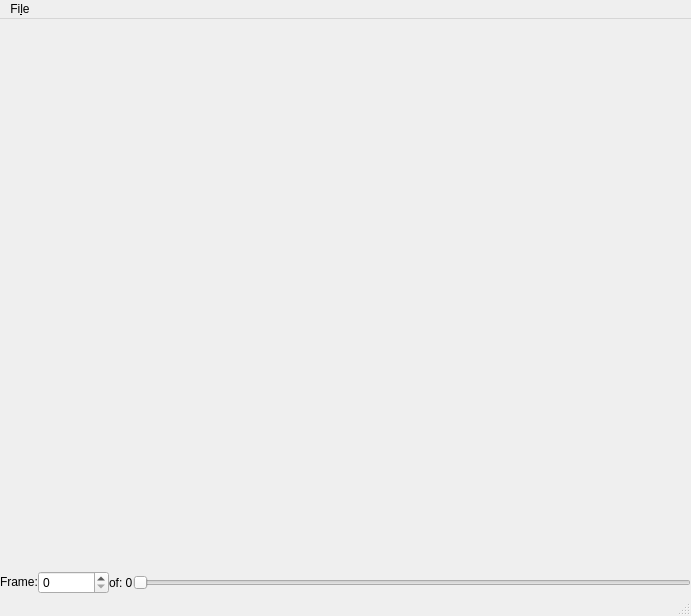
<?xml version="1.0" encoding="UTF-8"?>
<ui version="4.0">
 <class>ImageViewerWindow</class>
 <widget class="QMainWindow" name="ImageViewerWindow">
  <property name="geometry">
   <rect>
    <x>0</x>
    <y>0</y>
    <width>691</width>
    <height>616</height>
   </rect>
  </property>
  <property name="sizePolicy">
   <sizepolicy hsizetype="Expanding" vsizetype="Expanding">
    <horstretch>0</horstretch>
    <verstretch>0</verstretch>
   </sizepolicy>
  </property>
  <property name="windowTitle">
   <string>Image Viewer</string>
  </property>
  <widget class="QWidget" name="centralwidget">
   <property name="sizePolicy">
    <sizepolicy hsizetype="Expanding" vsizetype="Expanding">
     <horstretch>0</horstretch>
     <verstretch>0</verstretch>
    </sizepolicy>
   </property>
   <layout class="QGridLayout" name="gridLayout">
    <property name="sizeConstraint">
     <enum>QLayout::SetNoConstraint</enum>
    </property>
    <property name="leftMargin">
     <number>0</number>
    </property>
    <property name="topMargin">
     <number>0</number>
    </property>
    <property name="rightMargin">
     <number>0</number>
    </property>
    <property name="bottomMargin">
     <number>0</number>
    </property>
    <property name="spacing">
     <number>0</number>
    </property>
    <item row="0" column="0">
     <layout class="QVBoxLayout" name="verticalLayout" stretch="0,0">
      <property name="spacing">
       <number>0</number>
      </property>
      <item>
       <widget class="QWidget" name="viewerWidgetContainer" native="true">
        <property name="sizePolicy">
         <sizepolicy hsizetype="Expanding" vsizetype="Expanding">
          <horstretch>1</horstretch>
          <verstretch>1</verstretch>
         </sizepolicy>
        </property>
       </widget>
      </item>
      <item>
       <layout class="QHBoxLayout" name="horizontalLayout">
        <property name="spacing">
         <number>0</number>
        </property>
        <item>
         <widget class="QLabel" name="framesLabel">
          <property name="sizePolicy">
           <sizepolicy hsizetype="Preferred" vsizetype="Fixed">
            <horstretch>0</horstretch>
            <verstretch>0</verstretch>
           </sizepolicy>
          </property>
          <property name="text">
           <string>Frame:</string>
          </property>
          <property name="buddy">
           <cstring>framesQSpinBox</cstring>
          </property>
         </widget>
        </item>
        <item>
         <widget class="QSpinBox" name="framesQSpinBox">
          <property name="sizePolicy">
           <sizepolicy hsizetype="Fixed" vsizetype="Fixed">
            <horstretch>0</horstretch>
            <verstretch>0</verstretch>
           </sizepolicy>
          </property>
          <property name="mouseTracking">
           <bool>true</bool>
          </property>
          <property name="toolTip">
           <string>Select frame</string>
          </property>
          <property name="whatsThis">
           <string>Current frame number</string>
          </property>
          <property name="showGroupSeparator" stdset="0">
           <bool>true</bool>
          </property>
          <property name="maximum">
           <number>999999999</number>
          </property>
         </widget>
        </item>
        <item>
         <widget class="QLabel" name="nFramesLabel">
          <property name="text">
           <string>of: 0</string>
          </property>
         </widget>
        </item>
        <item>
         <widget class="QSlider" name="framesQSlider">
          <property name="sizePolicy">
           <sizepolicy hsizetype="Expanding" vsizetype="Fixed">
            <horstretch>0</horstretch>
            <verstretch>0</verstretch>
           </sizepolicy>
          </property>
          <property name="mouseTracking">
           <bool>true</bool>
          </property>
          <property name="toolTip">
           <string>Select frame</string>
          </property>
          <property name="whatsThis">
           <string>Frame selector slider</string>
          </property>
          <property name="autoFillBackground">
           <bool>false</bool>
          </property>
          <property name="orientation">
           <enum>Qt::Horizontal</enum>
          </property>
         </widget>
        </item>
       </layout>
      </item>
     </layout>
    </item>
   </layout>
  </widget>
  <widget class="QMenuBar" name="menubar">
   <property name="geometry">
    <rect>
     <x>0</x>
     <y>0</y>
     <width>691</width>
     <height>28</height>
    </rect>
   </property>
   <widget class="QMenu" name="menuFile">
    <property name="title">
     <string>Fi&amp;le</string>
    </property>
    <widget class="QMenu" name="menuExport">
     <property name="title">
      <string>&amp;Export frame</string>
     </property>
     <addaction name="actionExportAsPNG"/>
     <addaction name="actionExportAsSVG"/>
     <addaction name="actionExportAsTIFF"/>
    </widget>
    <widget class="QMenu" name="menuSave">
     <property name="title">
      <string>&amp;Save</string>
     </property>
     <addaction name="actionSaveTIFF"/>
    </widget>
    <addaction name="separator"/>
    <addaction name="actionView"/>
    <addaction name="menuSave"/>
    <addaction name="menuExport"/>
    <addaction name="actionClose"/>
    <addaction name="separator"/>
    <addaction name="actionRefresh"/>
   </widget>
   <addaction name="menuFile"/>
  </widget>
  <widget class="QStatusBar" name="statusbar"/>
  <action name="actionClose">
   <property name="text">
    <string>&amp;Close</string>
   </property>
  </action>
  <action name="actionColorMap">
   <property name="text">
    <string>&amp;Color Map</string>
   </property>
  </action>
  <action name="actionImageScale">
   <property name="text">
    <string>&amp;Image Scale</string>
   </property>
  </action>
  <action name="actionImageGamma">
   <property name="text">
    <string>Image &amp;Gamma</string>
   </property>
  </action>
  <action name="actionOpen">
   <property name="text">
    <string>&amp;Open</string>
   </property>
  </action>
  <action name="actionCrosshair_Cursor">
   <property name="text">
    <string>Crosshair</string>
   </property>
  </action>
  <action name="actionVertical_Cursor">
   <property name="text">
    <string>Vertical</string>
   </property>
  </action>
  <action name="actionHorizontal_Cursor">
   <property name="text">
    <string>Horizontal</string>
   </property>
  </action>
  <action name="actionRemove_Cursor">
   <property name="text">
    <string>Remove Cursor...</string>
   </property>
  </action>
  <action name="actionExportAsPNG">
   <property name="text">
    <string>&amp;PNG</string>
   </property>
  </action>
  <action name="actionExportAsSVG">
   <property name="text">
    <string>&amp;SVG</string>
   </property>
  </action>
  <action name="actionExportAsTIFF">
   <property name="text">
    <string>&amp;TIFF</string>
   </property>
  </action>
  <action name="actionSaveTIFF">
   <property name="text">
    <string>&amp;TIFF</string>
   </property>
  </action>
  <action name="actionView">
   <property name="text">
    <string>&amp;View...</string>
   </property>
   <property name="toolTip">
    <string>View image from workspace</string>
   </property>
   <property name="statusTip">
    <string>View image from workspace</string>
   </property>
   <property name="whatsThis">
    <string>View image from workspace</string>
   </property>
  </action>
  <action name="actionRefresh">
   <property name="text">
    <string>&amp;Refresh</string>
   </property>
   <property name="toolTip">
    <string>Refresh image display - only works for images in the workspace</string>
   </property>
   <property name="statusTip">
    <string>Refresh image display - only works for images in the workspace</string>
   </property>
   <property name="whatsThis">
    <string>Refresh image display - only works for images in the workspace</string>
   </property>
  </action>
 </widget>
 <resources/>
 <connections>
  <connection>
   <sender>actionClose</sender>
   <signal>triggered()</signal>
   <receiver>ImageViewerWindow</receiver>
   <slot>close()</slot>
   <hints>
    <hint type="sourcelabel">
     <x>-1</x>
     <y>-1</y>
    </hint>
    <hint type="destinationlabel">
     <x>233</x>
     <y>176</y>
    </hint>
   </hints>
  </connection>
 </connections>
</ui>
